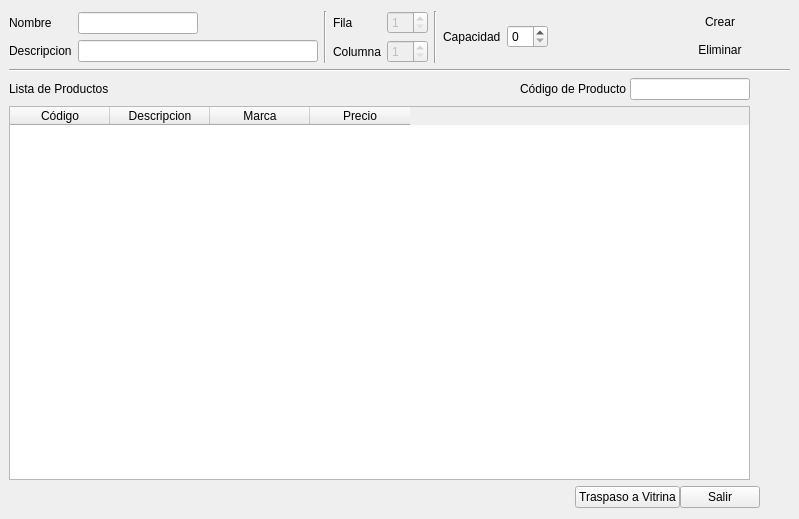
<?xml version="1.0" encoding="UTF-8"?>
<ui version="4.0">
 <class>ui_contenedor_datos</class>
 <widget class="QWidget" name="ui_contenedor_datos">
  <property name="geometry">
   <rect>
    <x>0</x>
    <y>0</y>
    <width>799</width>
    <height>519</height>
   </rect>
  </property>
  <property name="windowTitle">
   <string>Contenedor</string>
  </property>
  <property name="windowIcon">
   <iconset resource="Icons/Icons.qrc">
    <normaloff>:/Icons/product.png</normaloff>:/Icons/product.png</iconset>
  </property>
  <layout class="QGridLayout" name="gridLayout_19">
   <property name="leftMargin">
    <number>9</number>
   </property>
   <property name="rightMargin">
    <number>9</number>
   </property>
   <item row="0" column="0">
    <layout class="QGridLayout" name="gridLayout_18">
     <property name="spacing">
      <number>6</number>
     </property>
     <item row="0" column="0">
      <layout class="QGridLayout" name="gridLayout_17">
       <item row="0" column="0">
        <layout class="QGridLayout" name="gridLayout_9">
         <item row="0" column="0">
          <layout class="QGridLayout" name="gridLayout_3">
           <item row="0" column="0">
            <layout class="QGridLayout" name="gridLayout_2">
             <item row="0" column="0">
              <widget class="QLabel" name="label">
               <property name="text">
                <string>Nombre</string>
               </property>
              </widget>
             </item>
             <item row="1" column="0">
              <widget class="QLabel" name="label_2">
               <property name="text">
                <string>Descripcion</string>
               </property>
              </widget>
             </item>
            </layout>
           </item>
           <item row="0" column="1">
            <layout class="QGridLayout" name="gridLayout">
             <item row="0" column="0">
              <widget class="QLineEdit" name="lineEdit_nombre">
               <property name="sizePolicy">
                <sizepolicy hsizetype="Fixed" vsizetype="Fixed">
                 <horstretch>0</horstretch>
                 <verstretch>0</verstretch>
                </sizepolicy>
               </property>
               <property name="minimumSize">
                <size>
                 <width>120</width>
                 <height>0</height>
                </size>
               </property>
               <property name="maximumSize">
                <size>
                 <width>120</width>
                 <height>16777215</height>
                </size>
               </property>
              </widget>
             </item>
             <item row="1" column="0">
              <widget class="QLineEdit" name="lineEdit_descripcion">
               <property name="minimumSize">
                <size>
                 <width>240</width>
                 <height>0</height>
                </size>
               </property>
               <property name="maximumSize">
                <size>
                 <width>240</width>
                 <height>16777215</height>
                </size>
               </property>
              </widget>
             </item>
            </layout>
           </item>
          </layout>
         </item>
         <item row="0" column="1">
          <widget class="Line" name="line">
           <property name="orientation">
            <enum>Qt::Vertical</enum>
           </property>
          </widget>
         </item>
         <item row="0" column="2">
          <layout class="QGridLayout" name="gridLayout_8">
           <item row="0" column="0">
            <layout class="QGridLayout" name="gridLayout_7">
             <item row="0" column="0">
              <layout class="QGridLayout" name="gridLayout_6">
               <item row="0" column="0">
                <widget class="QLabel" name="label_4">
                 <property name="text">
                  <string>Fila</string>
                 </property>
                </widget>
               </item>
               <item row="1" column="0">
                <widget class="QLabel" name="label_5">
                 <property name="text">
                  <string>Columna</string>
                 </property>
                </widget>
               </item>
              </layout>
             </item>
             <item row="0" column="1">
              <layout class="QGridLayout" name="gridLayout_5">
               <item row="0" column="0">
                <widget class="QSpinBox" name="spinBox_fila">
                 <property name="enabled">
                  <bool>false</bool>
                 </property>
                 <property name="minimum">
                  <number>1</number>
                 </property>
                </widget>
               </item>
               <item row="1" column="0">
                <widget class="QSpinBox" name="spinBox_columna">
                 <property name="enabled">
                  <bool>false</bool>
                 </property>
                 <property name="minimum">
                  <number>1</number>
                 </property>
                </widget>
               </item>
              </layout>
             </item>
            </layout>
           </item>
          </layout>
         </item>
         <item row="0" column="3">
          <widget class="Line" name="line_2">
           <property name="orientation">
            <enum>Qt::Vertical</enum>
           </property>
          </widget>
         </item>
         <item row="0" column="4">
          <layout class="QGridLayout" name="gridLayout_4">
           <item row="0" column="0">
            <widget class="QLabel" name="label_6">
             <property name="text">
              <string>Capacidad</string>
             </property>
            </widget>
           </item>
           <item row="0" column="1">
            <widget class="QSpinBox" name="spinBox_capacidad"/>
           </item>
          </layout>
         </item>
        </layout>
       </item>
       <item row="0" column="1">
        <spacer name="horizontalSpacer_3">
         <property name="orientation">
          <enum>Qt::Horizontal</enum>
         </property>
         <property name="sizeHint" stdset="0">
          <size>
           <width>30</width>
           <height>20</height>
          </size>
         </property>
        </spacer>
       </item>
       <item row="0" column="2">
        <layout class="QGridLayout" name="gridLayout_16">
         <item row="0" column="0">
          <widget class="QPushButton" name="pushButton_saveContenedor">
           <property name="text">
            <string>Crear</string>
           </property>
           <property name="icon">
            <iconset resource="Icons/Icons.qrc">
             <normaloff>:/Icons/1349716427_checkbox_checked.png</normaloff>:/Icons/1349716427_checkbox_checked.png</iconset>
           </property>
           <property name="flat">
            <bool>true</bool>
           </property>
          </widget>
         </item>
         <item row="1" column="0">
          <widget class="QPushButton" name="pushButton_deleteContenedor">
           <property name="text">
            <string>Eliminar</string>
           </property>
           <property name="icon">
            <iconset resource="Icons/Icons.qrc">
             <normaloff>:/Icons/1349716432_round_minus.png</normaloff>:/Icons/1349716432_round_minus.png</iconset>
           </property>
           <property name="flat">
            <bool>true</bool>
           </property>
          </widget>
         </item>
         <item row="0" column="1">
          <spacer name="horizontalSpacer_5">
           <property name="orientation">
            <enum>Qt::Horizontal</enum>
           </property>
           <property name="sizeType">
            <enum>QSizePolicy::Fixed</enum>
           </property>
           <property name="sizeHint" stdset="0">
            <size>
             <width>30</width>
             <height>20</height>
            </size>
           </property>
          </spacer>
         </item>
        </layout>
       </item>
      </layout>
     </item>
     <item row="1" column="0">
      <widget class="Line" name="line_3">
       <property name="orientation">
        <enum>Qt::Horizontal</enum>
       </property>
      </widget>
     </item>
     <item row="2" column="0">
      <layout class="QGridLayout" name="gridLayout_15">
       <item row="0" column="0">
        <layout class="QGridLayout" name="gridLayout_13">
         <item row="0" column="0">
          <widget class="QLabel" name="label_7">
           <property name="text">
            <string>Lista de Productos </string>
           </property>
          </widget>
         </item>
         <item row="0" column="1">
          <spacer name="horizontalSpacer">
           <property name="orientation">
            <enum>Qt::Horizontal</enum>
           </property>
           <property name="sizeHint" stdset="0">
            <size>
             <width>398</width>
             <height>20</height>
            </size>
           </property>
          </spacer>
         </item>
         <item row="0" column="2">
          <layout class="QGridLayout" name="gridLayout_10">
           <property name="horizontalSpacing">
            <number>0</number>
           </property>
           <item row="0" column="0">
            <widget class="QLabel" name="label_8">
             <property name="text">
              <string>Código de Producto </string>
             </property>
            </widget>
           </item>
           <item row="0" column="1">
            <widget class="QLineEdit" name="lineEdit_codigoProducto">
             <property name="sizePolicy">
              <sizepolicy hsizetype="Fixed" vsizetype="Fixed">
               <horstretch>0</horstretch>
               <verstretch>0</verstretch>
              </sizepolicy>
             </property>
             <property name="minimumSize">
              <size>
               <width>120</width>
               <height>0</height>
              </size>
             </property>
             <property name="maximumSize">
              <size>
               <width>120</width>
               <height>16777215</height>
              </size>
             </property>
            </widget>
           </item>
           <item row="0" column="2">
            <widget class="QPushButton" name="pushButton_addProducto">
             <property name="text">
              <string/>
             </property>
             <property name="icon">
              <iconset resource="Icons/Icons.qrc">
               <normaloff>:/Icons/1349716423_sq_plus.png</normaloff>:/Icons/1349716423_sq_plus.png</iconset>
             </property>
             <property name="flat">
              <bool>true</bool>
             </property>
            </widget>
           </item>
          </layout>
         </item>
        </layout>
       </item>
       <item row="1" column="0">
        <layout class="QGridLayout" name="gridLayout_14">
         <property name="horizontalSpacing">
          <number>0</number>
         </property>
         <item row="0" column="1">
          <layout class="QGridLayout" name="gridLayout_11">
           <item row="0" column="0">
            <widget class="QPushButton" name="pushButton_deleteProducto">
             <property name="enabled">
              <bool>true</bool>
             </property>
             <property name="text">
              <string/>
             </property>
             <property name="icon">
              <iconset resource="Icons/Icons.qrc">
               <normaloff>:/Icons/1349716428_trash.png</normaloff>:/Icons/1349716428_trash.png</iconset>
             </property>
             <property name="flat">
              <bool>true</bool>
             </property>
            </widget>
           </item>
           <item row="1" column="0">
            <spacer name="verticalSpacer">
             <property name="orientation">
              <enum>Qt::Vertical</enum>
             </property>
             <property name="sizeHint" stdset="0">
              <size>
               <width>20</width>
               <height>208</height>
              </size>
             </property>
            </spacer>
           </item>
          </layout>
         </item>
         <item row="0" column="0">
          <widget class="QTableWidget" name="tableWidget_list_productos">
           <property name="sizePolicy">
            <sizepolicy hsizetype="Expanding" vsizetype="Expanding">
             <horstretch>0</horstretch>
             <verstretch>0</verstretch>
            </sizepolicy>
           </property>
           <column>
            <property name="text">
             <string>Código</string>
            </property>
           </column>
           <column>
            <property name="text">
             <string>Descripcion</string>
            </property>
           </column>
           <column>
            <property name="text">
             <string>Marca</string>
            </property>
           </column>
           <column>
            <property name="text">
             <string>Precio</string>
            </property>
           </column>
          </widget>
         </item>
        </layout>
       </item>
      </layout>
     </item>
     <item row="3" column="0">
      <layout class="QGridLayout" name="gridLayout_12">
       <property name="horizontalSpacing">
        <number>0</number>
       </property>
       <item row="0" column="0">
        <spacer name="horizontalSpacer_2">
         <property name="orientation">
          <enum>Qt::Horizontal</enum>
         </property>
         <property name="sizeHint" stdset="0">
          <size>
           <width>668</width>
           <height>20</height>
          </size>
         </property>
        </spacer>
       </item>
       <item row="0" column="2">
        <widget class="QPushButton" name="pushButton_salir">
         <property name="text">
          <string>Salir</string>
         </property>
        </widget>
       </item>
       <item row="0" column="3">
        <spacer name="horizontalSpacer_4">
         <property name="orientation">
          <enum>Qt::Horizontal</enum>
         </property>
         <property name="sizeType">
          <enum>QSizePolicy::Fixed</enum>
         </property>
         <property name="sizeHint" stdset="0">
          <size>
           <width>30</width>
           <height>20</height>
          </size>
         </property>
        </spacer>
       </item>
       <item row="0" column="1">
        <widget class="QPushButton" name="traspaso">
         <property name="text">
          <string>Traspaso a Vitrina</string>
         </property>
        </widget>
       </item>
      </layout>
     </item>
    </layout>
   </item>
  </layout>
 </widget>
 <resources>
  <include location="Icons/Icons.qrc"/>
 </resources>
 <connections/>
</ui>
